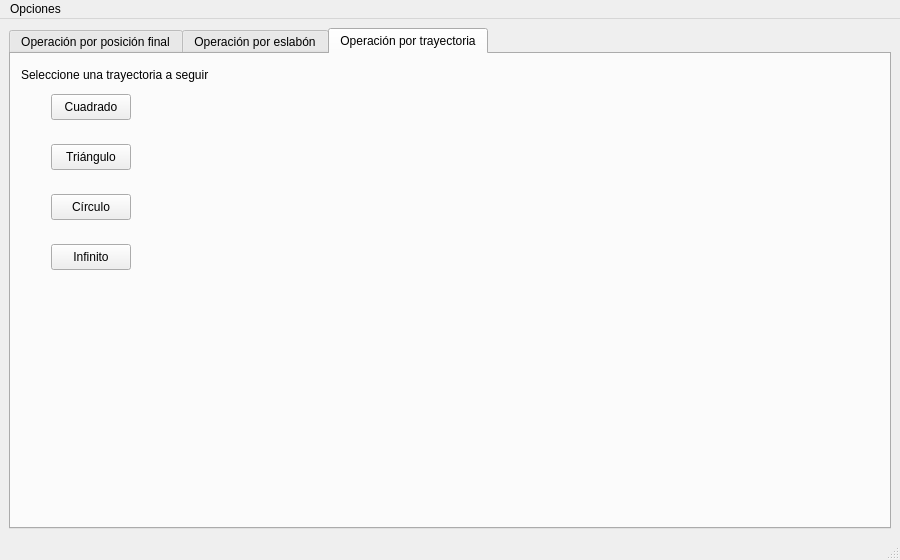
<?xml version="1.0" encoding="UTF-8"?>
<ui version="4.0">
 <class>MainWindow</class>
 <widget class="QMainWindow" name="MainWindow">
  <property name="geometry">
   <rect>
    <x>0</x>
    <y>0</y>
    <width>900</width>
    <height>560</height>
   </rect>
  </property>
  <property name="sizePolicy">
   <sizepolicy hsizetype="Fixed" vsizetype="Fixed">
    <horstretch>0</horstretch>
    <verstretch>0</verstretch>
   </sizepolicy>
  </property>
  <property name="minimumSize">
   <size>
    <width>899</width>
    <height>559</height>
   </size>
  </property>
  <property name="maximumSize">
   <size>
    <width>900</width>
    <height>560</height>
   </size>
  </property>
  <property name="windowTitle">
   <string>MainWindow</string>
  </property>
  <widget class="QWidget" name="centralwidget">
   <layout class="QHBoxLayout" name="horizontalLayout">
    <item>
     <widget class="QTabWidget" name="tabWidget">
      <property name="currentIndex">
       <number>2</number>
      </property>
      <widget class="QWidget" name="tab">
       <attribute name="title">
        <string>Operación por posición final</string>
       </attribute>
       <widget class="QWidget" name="layoutWidget">
        <property name="geometry">
         <rect>
          <x>10</x>
          <y>10</y>
          <width>451</width>
          <height>261</height>
         </rect>
        </property>
        <layout class="QGridLayout" name="gridLayout_4">
         <property name="leftMargin">
          <number>11</number>
         </property>
         <property name="topMargin">
          <number>34</number>
         </property>
         <property name="rightMargin">
          <number>23</number>
         </property>
         <property name="bottomMargin">
          <number>49</number>
         </property>
         <property name="horizontalSpacing">
          <number>35</number>
         </property>
         <property name="verticalSpacing">
          <number>0</number>
         </property>
         <item row="0" column="0">
          <widget class="QPushButton" name="pushButton">
           <property name="text">
            <string>+X</string>
           </property>
          </widget>
         </item>
         <item row="0" column="1">
          <widget class="QPushButton" name="pushButton_2">
           <property name="text">
            <string>-X</string>
           </property>
          </widget>
         </item>
         <item row="0" column="2">
          <widget class="QLCDNumber" name="lcdNumber"/>
         </item>
         <item row="1" column="0">
          <widget class="QPushButton" name="pushButton_3">
           <property name="text">
            <string>+Y</string>
           </property>
          </widget>
         </item>
         <item row="1" column="1">
          <widget class="QPushButton" name="pushButton_4">
           <property name="text">
            <string>-Y</string>
           </property>
          </widget>
         </item>
         <item row="1" column="2">
          <widget class="QLCDNumber" name="lcdNumber_2"/>
         </item>
         <item row="2" column="0">
          <widget class="QPushButton" name="pushButton_5">
           <property name="text">
            <string>+Z</string>
           </property>
          </widget>
         </item>
         <item row="2" column="1">
          <widget class="QPushButton" name="pushButton_6">
           <property name="text">
            <string>-Z</string>
           </property>
          </widget>
         </item>
         <item row="2" column="2">
          <widget class="QLCDNumber" name="lcdNumber_3"/>
         </item>
        </layout>
       </widget>
      </widget>
      <widget class="QWidget" name="tab_3">
       <attribute name="title">
        <string>Operación por eslabón</string>
       </attribute>
       <widget class="QWidget" name="layoutWidget">
        <property name="geometry">
         <rect>
          <x>10</x>
          <y>10</y>
          <width>501</width>
          <height>331</height>
         </rect>
        </property>
        <layout class="QVBoxLayout" name="verticalLayout">
         <item>
          <widget class="QLabel" name="label">
           <property name="text">
            <string>Eslabón 1</string>
           </property>
          </widget>
         </item>
         <item>
          <widget class="QSlider" name="horizontalSlider">
           <property name="styleSheet">
            <string notr="true"/>
           </property>
           <property name="orientation">
            <enum>Qt::Horizontal</enum>
           </property>
          </widget>
         </item>
         <item>
          <widget class="QLabel" name="label_3">
           <property name="text">
            <string>Eslabón 2</string>
           </property>
          </widget>
         </item>
         <item>
          <widget class="QSlider" name="horizontalSlider_2">
           <property name="orientation">
            <enum>Qt::Horizontal</enum>
           </property>
          </widget>
         </item>
         <item>
          <widget class="QLabel" name="label_2">
           <property name="text">
            <string>Eslabón 3</string>
           </property>
          </widget>
         </item>
         <item>
          <widget class="QSlider" name="horizontalSlider_3">
           <property name="orientation">
            <enum>Qt::Horizontal</enum>
           </property>
          </widget>
         </item>
         <item>
          <widget class="QLabel" name="label_4">
           <property name="text">
            <string>Eslabón 4</string>
           </property>
          </widget>
         </item>
         <item>
          <widget class="QSlider" name="horizontalSlider_4">
           <property name="orientation">
            <enum>Qt::Horizontal</enum>
           </property>
          </widget>
         </item>
        </layout>
       </widget>
      </widget>
      <widget class="QWidget" name="tab_2">
       <attribute name="title">
        <string>Operación por trayectoria</string>
       </attribute>
       <widget class="QPushButton" name="pushButton_9">
        <property name="geometry">
         <rect>
          <x>40</x>
          <y>40</y>
          <width>80</width>
          <height>26</height>
         </rect>
        </property>
        <property name="text">
         <string>Cuadrado</string>
        </property>
       </widget>
       <widget class="QPushButton" name="pushButton_10">
        <property name="geometry">
         <rect>
          <x>40</x>
          <y>90</y>
          <width>80</width>
          <height>26</height>
         </rect>
        </property>
        <property name="text">
         <string>Triángulo</string>
        </property>
       </widget>
       <widget class="QPushButton" name="pushButton_11">
        <property name="geometry">
         <rect>
          <x>40</x>
          <y>140</y>
          <width>80</width>
          <height>26</height>
         </rect>
        </property>
        <property name="text">
         <string>Círculo</string>
        </property>
       </widget>
       <widget class="QPushButton" name="pushButton_12">
        <property name="geometry">
         <rect>
          <x>40</x>
          <y>190</y>
          <width>80</width>
          <height>26</height>
         </rect>
        </property>
        <property name="text">
         <string>Infinito</string>
        </property>
       </widget>
       <widget class="QLabel" name="label_5">
        <property name="geometry">
         <rect>
          <x>10</x>
          <y>10</y>
          <width>521</width>
          <height>21</height>
         </rect>
        </property>
        <property name="text">
         <string>Seleccione una trayectoria a seguir</string>
        </property>
       </widget>
      </widget>
     </widget>
    </item>
   </layout>
  </widget>
  <widget class="QMenuBar" name="menubar">
   <property name="geometry">
    <rect>
     <x>0</x>
     <y>0</y>
     <width>900</width>
     <height>23</height>
    </rect>
   </property>
   <widget class="QMenu" name="menuOpciones">
    <property name="geometry">
     <rect>
      <x>230</x>
      <y>111</y>
      <width>177</width>
      <height>106</height>
     </rect>
    </property>
    <property name="title">
     <string>Opciones</string>
    </property>
    <addaction name="actionConfiguracion_de_paso"/>
    <addaction name="separator"/>
    <addaction name="actionMostrar_animacion"/>
   </widget>
   <addaction name="menuOpciones"/>
  </widget>
  <widget class="QStatusBar" name="statusbar"/>
  <action name="actionConfiguracion_de_paso">
   <property name="text">
    <string>Configuracion</string>
   </property>
  </action>
  <action name="actionConfiguracion_de_variables">
   <property name="text">
    <string>Configuracion de variables</string>
   </property>
  </action>
  <action name="actionMostrar_animacion">
   <property name="text">
    <string>Mostrar animacion</string>
   </property>
  </action>
 </widget>
 <resources/>
 <connections/>
</ui>
